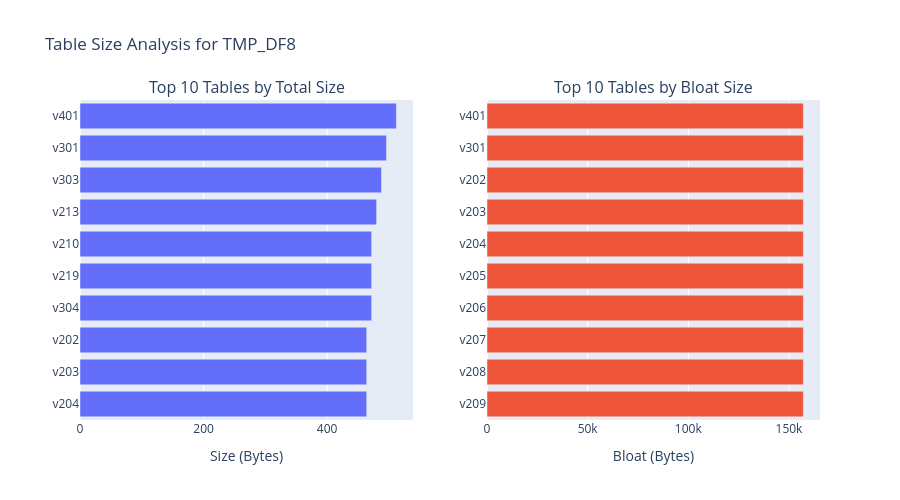

The notebook cell saved with this chart:
### Markdown cell above
### 6.3. Results: Table Metrics Summary for `TMP_DF8`

[Instructions for AI Agent]:

Summarize the key findings from the "Table Metrics Summary" output.

[Content to Include]:

- Identify tables with the highest row estimates and highest bloat percentages.
- **For legacy databases:** Note any significant patterns (e.g., for DF9, the consistent 5050 row count across 18 core tables).
- **For benchmark databases:** Note that there is only one table.

### Code cell
display_header("Largest Tables by Total Size and Bloat")

if table_metrics_df is not None and not table_metrics_df.empty:
    # Convert pretty size string to bytes for sorting
    def size_to_bytes(s):
        if not isinstance(s, str): return 0
        num, unit = s.split()
        num = float(num)
        if 'KB' in unit: return num * 1024
        if 'MB' in unit: return num * 1024**2
        if 'GB' in unit: return num * 1024**3
        return num
    
    df_copy = table_metrics_df.copy()
    df_copy['total_bytes'] = df_copy['total_size'].apply(size_to_bytes)
    df_copy['bloat_bytes_val'] = df_copy['bloat_bytes']

    top_10_size = df_copy.nlargest(10, 'total_bytes')
    top_10_bloat = df_copy.nlargest(10, 'bloat_bytes_val')

    # Display tables
    display(Markdown("**Top 10 Tables by Total Size**"))
    display(top_10_size[['table_name', 'total_size', 'row_estimate']].reset_index(drop=True))
    
    display(Markdown("**Top 10 Tables by Bloat Size**"))
    display(top_10_bloat[['table_name', 'bloat_size', 'bloat_percent', 'row_estimate']].reset_index(drop=True))

    # Create subplots
    fig = make_subplots(
        rows=1, cols=2,
        subplot_titles=("Top 10 Tables by Total Size", "Top 10 Tables by Bloat Size")
    )

    fig.add_trace(go.Bar(y=top_10_size['table_name'], x=top_10_size['total_bytes'], orientation='h', name='Total Size'), row=1, col=1)
    fig.add_trace(go.Bar(y=top_10_bloat['table_name'], x=top_10_bloat['bloat_bytes_val'], orientation='h', name='Bloat Size'), row=1, col=2)
    
    fig.update_layout(title_text=f'Table Size Analysis for {DATABASE_NAME}', height=500, showlegend=False)
    fig.update_yaxes(autorange="reversed")
    fig.update_xaxes(title_text="Size (Bytes)", row=1, col=1)
    fig.update_xaxes(title_text="Bloat (Bytes)", row=1, col=2)
    fig.show()
else:
    print("No table metrics data available for plotting.")

### Figure 1 — Plotly figure (JSON) as saved in the notebook; plotly's stock layout.template omitted (floating-point values rounded to 4 significant figures)
{"data": [{"name": "Total Size", "orientation": "h", "type": "bar", "x": [512.0, 496.0, 488.0, 480.0, 472.0, 472.0, 472.0, 464.0, 464.0, 464.0], "xaxis": "x", "y": ["v401", "v301", "v303", "v213", "v210", "v219", "v304", "v202", "v203", "v204"], "yaxis": "y"}, {"name": "Bloat Size", "orientation": "h", "type": "bar", "x": [157100.0, 157100.0, 157100.0, 157100.0, 157100.0, 157100.0, 157100.0, 157100.0, 157100.0, 157100.0], "xaxis": "x2", "y": ["v401", "v301", "v202", "v203", "v204", "v205", "v206", "v207", "v208", "v209"], "yaxis": "y2"}], "layout": {"annotations": [{"font": {"size": 16}, "showarrow": false, "text": "Top 10 Tables by Total Size", "x": 0.225, "xanchor": "center", "xref": "paper", "y": 1, "yanchor": "bottom", "yref": "paper"}, {"font": {"size": 16}, "showarrow": false, "text": "Top 10 Tables by Bloat Size", "x": 0.775, "xanchor": "center", "xref": "paper", "y": 1, "yanchor": "bottom", "yref": "paper"}], "height": 500, "showlegend": false, "title": {"text": "Table Size Analysis for TMP_DF8"}, "xaxis": {"anchor": "y", "domain": [0, 0.45], "title": {"text": "Size (Bytes)"}}, "xaxis2": {"anchor": "y2", "domain": [0.55, 1], "title": {"text": "Bloat (Bytes)"}}, "yaxis": {"anchor": "x", "autorange": "reversed", "domain": [0, 1]}, "yaxis2": {"anchor": "x2", "autorange": "reversed", "domain": [0, 1]}}}
